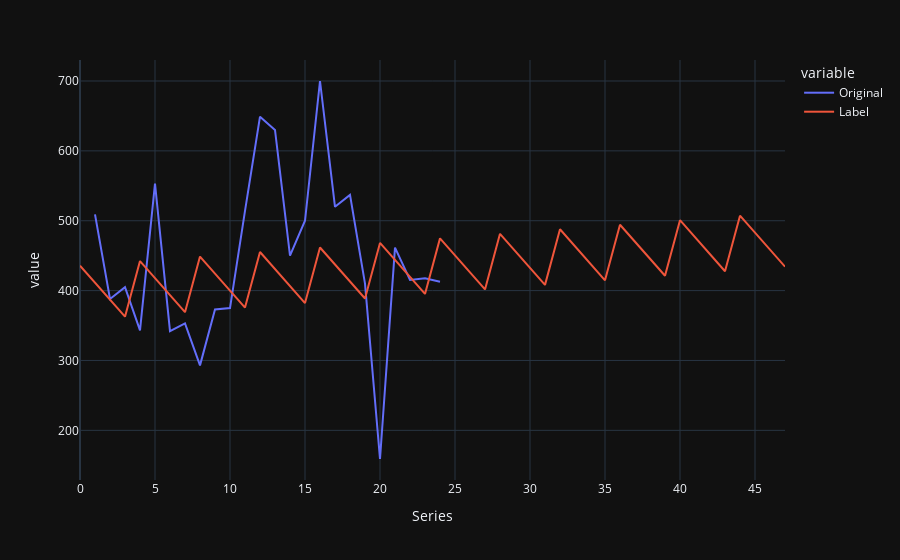

Notebook code for this chart:
### Code cell
future_df = pd.DataFrame()
future_df['Month'] =  [i for i in  np.arange(1,13) for j in  np.arange(1,5)]   
future_df['Week'] = [j for i in  np.arange(1,13) for j in  np.arange(1,5)]  
future_df['Series'] = np.arange(0,(48))

predictions_future = model.predict( future_df.drop(['Series'],axis=1,))
predictions = pd.DataFrame(predictions_future, columns=['Label'])
future_df['Label']=predictions['Label']

concat_df = pd.concat([data,future_df], axis=0)


fig = px.line(concat_df, x="Series", y=["Original", "Label"], template = 'plotly_dark')
fig.show()

### Figure 1 — Plotly figure (JSON) as saved in the notebook; plotly's stock layout.template omitted (floating-point values rounded to 4 significant figures)
{"data": [{"hovertemplate": "variable=Original<br>Series=%{x}<br>value=%{y}<extra></extra>", "legendgroup": "Original", "line": {"color": "#636efa", "dash": "solid"}, "marker": {"symbol": "circle"}, "mode": "lines", "name": "Original", "orientation": "v", "showlegend": true, "type": "scatter", "x": [1, 2, 3, 4, 5, 6, 7, 8, 9, 10, 11, 12, 13, 14, 15, 16, 17, 18, 19, 20, 21, 22, 23, 24, 0, 1, 2, 3, 4, 5, 6, 7, 8, 9, 10, 11, 12, 13, 14, 15, 16, 17, 18, 19, 20, 21, 22, 23, 24, 25, 26, 27, 28, 29, 30, 31, 32, 33, 34, 35, 36, 37, 38, 39, 40, 41, 42, 43, 44, 45, 46, 47], "xaxis": "x", "y": [509, 388, 405, 343, 553, 342, 353, 293, 373, 375, 514, 649, 630, 450, 500, 700, 520, 537, 410, 159, 461.6, 415.3, 417.6, 412.6, null, null, null, null, null, null, null, null, null, null, null, null, null, null, null, null, null, null, null, null, null, null, null, null, null, null, null, null, null, null, null, null, null, null, null, null, null, null, null, null, null, null, null, null, null, null, null, null], "yaxis": "y"}, {"hovertemplate": "variable=Label<br>Series=%{x}<br>value=%{y}<extra></extra>", "legendgroup": "Label", "line": {"color": "#EF553B", "dash": "solid"}, "marker": {"symbol": "circle"}, "mode": "lines", "name": "Label", "orientation": "v", "showlegend": true, "type": "scatter", "x": [1, 2, 3, 4, 5, 6, 7, 8, 9, 10, 11, 12, 13, 14, 15, 16, 17, 18, 19, 20, 21, 22, 23, 24, 0, 1, 2, 3, 4, 5, 6, 7, 8, 9, 10, 11, 12, 13, 14, 15, 16, 17, 18, 19, 20, 21, 22, 23, 24, 25, 26, 27, 28, 29, 30, 31, 32, 33, 34, 35, 36, 37, 38, 39, 40, 41, 42, 43, 44, 45, 46, 47], "xaxis": "x", "y": [null, null, null, null, null, null, null, null, null, null, null, null, null, null, null, null, null, null, null, null, null, null, null, null, 435.7, 411.4, 387.0, 362.7, 442.2, 417.9, 393.5, 369.2, 448.7, 424.4, 400.0, 375.7, 455.2, 430.9, 406.5, 382.2, 461.7, 437.4, 413.0, 388.7, 468.3, 443.9, 419.6, 395.2, 474.8, 450.4, 426.1, 401.7, 481.3, 456.9, 432.6, 408.2, 487.8, 463.4, 439.1, 414.7, 494.3, 469.9, 445.6, 421.2, 500.8, 476.4, 452.1, 427.7, 507.3, 482.9, 458.6, 434.2], "yaxis": "y"}], "layout": {"legend": {"title": {"text": "variable"}, "tracegroupgap": 0}, "margin": {"t": 60}, "xaxis": {"anchor": "y", "domain": [0, 1], "title": {"text": "Series"}}, "yaxis": {"anchor": "x", "domain": [0, 1], "title": {"text": "value"}}}}
